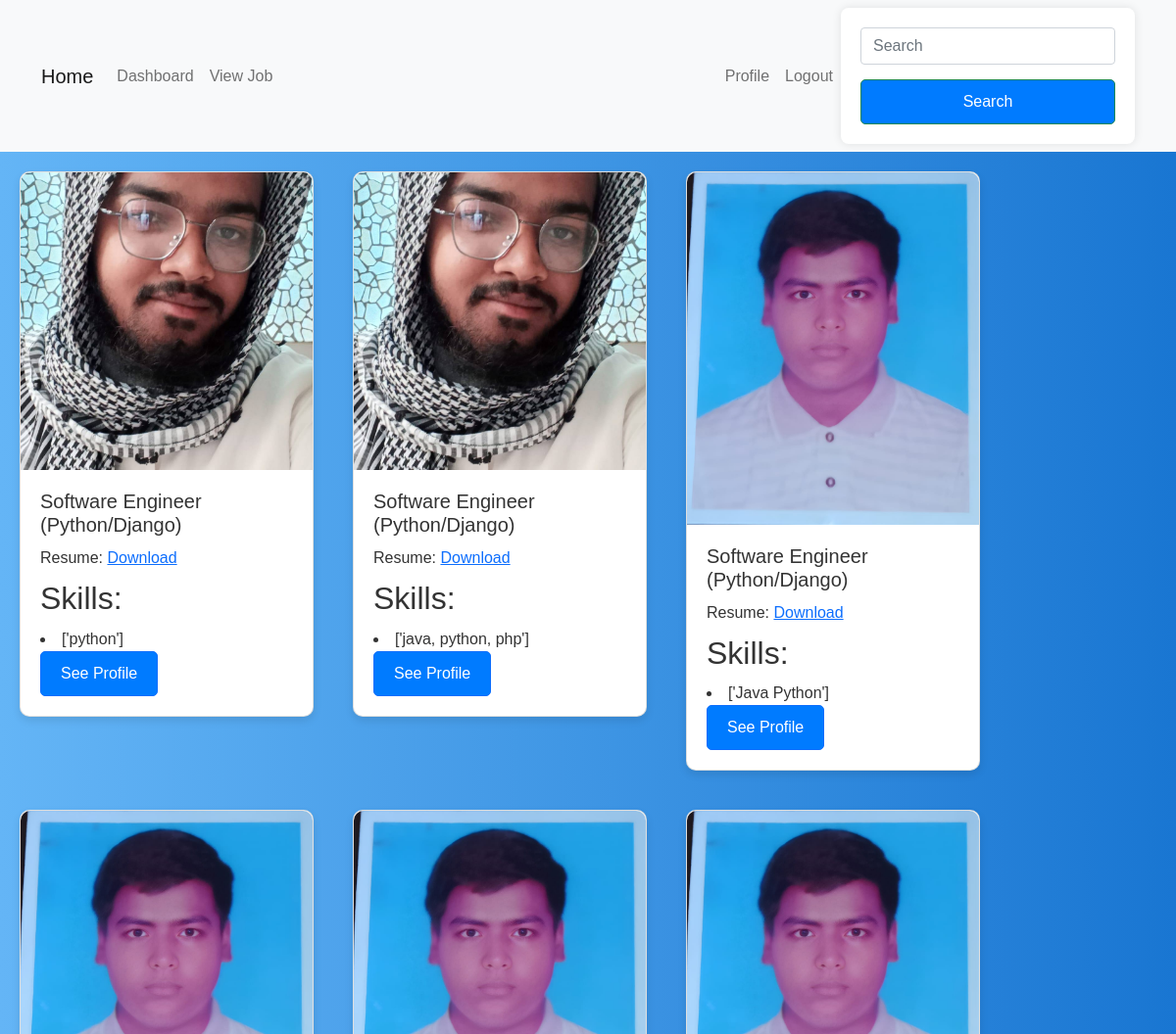
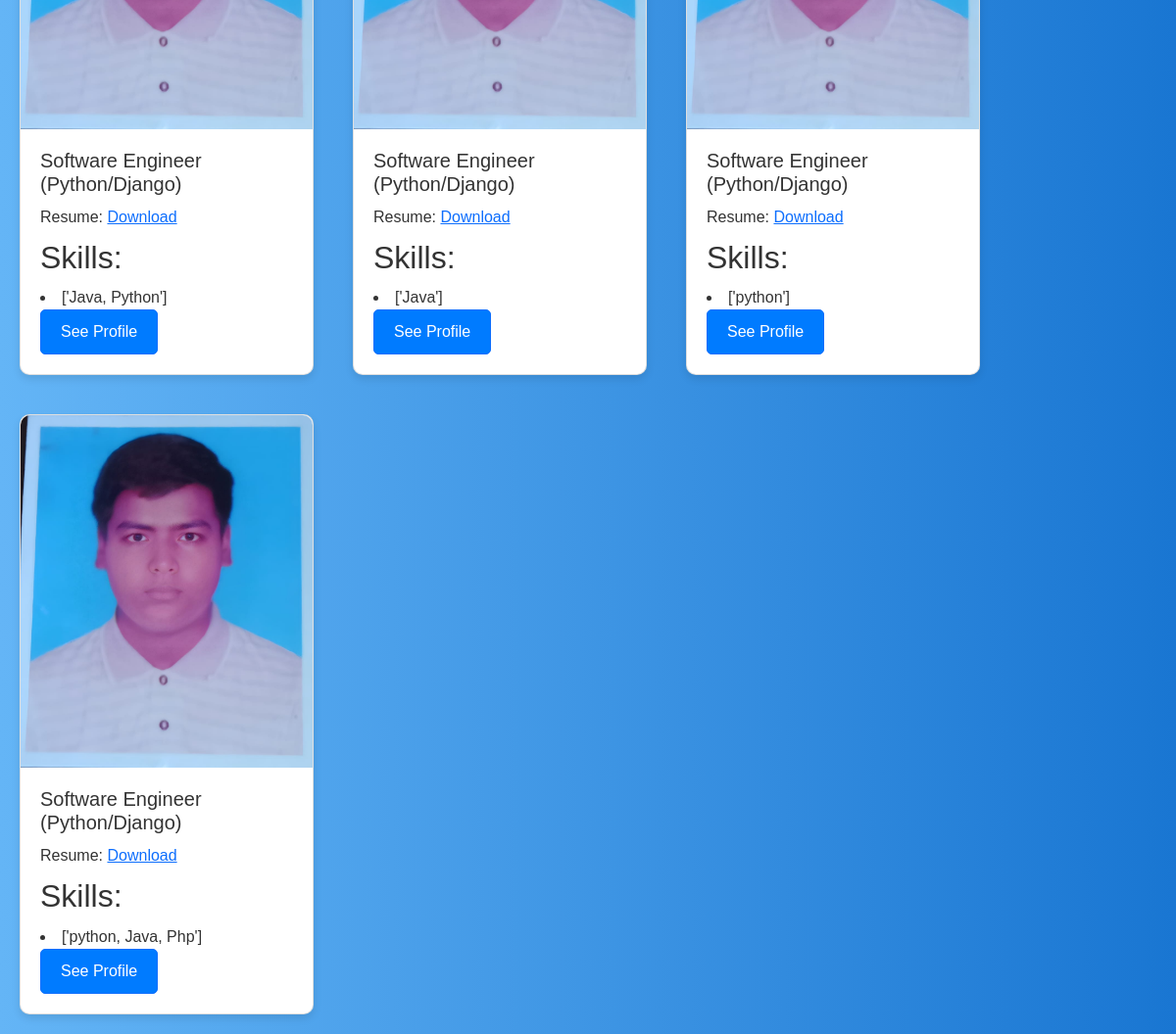
The page /Applicants_view_page/10 on the database its author committed (2 pictures, top to bottom).
### myapp/models.py (models this page shows, shortened)
class job_apply_model(models.Model):
    job= models.ForeignKey(addjob_Model, on_delete=models.CASCADE, null=True)
    applicant=models.ForeignKey(Custom_User, on_delete=models.CASCADE, null=True)
    email=models.EmailField(unique=False)
    phone=models.CharField(max_length=11, null=True)
    profile_pic=models.ImageField(upload_to='media/profile_pic', null=True)
    skills=models.CharField(max_length=100, null=True)
    present_address=models.CharField(max_length=100, null=True)
    permanent_address=models.CharField(max_length=100, null=True)
    GENDER_CHOICES = [
        ('MALE', 'Male'),
        ('FEMALE', 'Female'),
        ('OTHER', 'Other'),
    ]
    gender = models.CharField(max_length=50,choices=GENDER_CHOICES,)
    portfolio_link = models.URLField(blank=True, null=True, help_text="Portfolio Link")
    previous_job = models.CharField(max_length=255, blank=True, null=True, help_text="Previous Job")
    job_experience = models.CharField(max_length=255, blank=True, null=True, help_text="Job Experience")
    signature = models.ImageField(upload_to='signatures/', blank=True, null=True, help_text="Upload Signature (PNG, JPG, JPEG)")
    cover_letter = models.TextField(blank=True, null=True, help_text="Cover Letter")
    expected_salary = models.DecimalField(max_digits=10, decimal_places=2, blank=True, null=True, help_text="Expected Salary")
    apply_resume=models.FileField(upload_to='media/apply_resume', null=True)

class Custom_User(AbstractUser):
    USER=[
        ('recruiter','Recruiter'),('jobseeker','Jobseeker')
    ]
    fname=models.CharField(max_length=100, null=True)
    lname=models.CharField(max_length=100, null=True)
    fullname=models.CharField(max_length=100)
    email=models.EmailField(unique=True)
    password=models.CharField(max_length=100)
    confirm_password=models.CharField(max_length=100)
    user_type=models.CharField(choices=USER, max_length=120)
    profile_pic=models.ImageField(upload_to='media/profile_pic', null=True)
    phone=models.CharField(max_length=11, null=True)

class addjob_Model(models.Model):
    Job_title=models.CharField(max_length=100, null=True)
    Company=models.CharField(max_length=100, null= True)
    Location=models.CharField(max_length=100, null= True)
    Description=models.TextField(max_length=100, null=True)
    create_at = models.DateTimeField(auto_now_add=True, null=True)
    update_at=models.DateTimeField(auto_now=True, null=True)
    job_creator = models.ForeignKey(Custom_User, on_delete=models.CASCADE, null=True)

### myapp/views.py (the view)
# urls.py: path('Applicants_view_page/<str:id>',Applicants_view_page, name='Applicants_view_page'),
def Applicants_view_page(request, id):
    myjob=get_object_or_404(addjob_Model, id=id)
    job=job_apply_model.objects.filter(job=myjob)
    context={
        'myjob':myjob,
        'job':job,
    }
    return render(request, 'Recruiter/Applicants_view_page.html', context )

### template/Recruiter/Applicants_view_page.html
{% extends "dashboard.html" %}
{% block content %}
{% for i in job %}
<div class="card">
    <img src="/{{ i.applicant.profile_pic }}" class="card-img-top" alt="Applicant Photo">
    <div class="card-body">
        <h5 class="card-title">{{ i.job.Job_title }}</h5>
        <p class="card-text">Resume: <a href="{{ i.apply_resume.url }}" target="_blank" >Download</a></p>
        <h2>Skills:</h2>
            <li>{{ i.skills }}</li>
        <a href="{% url 'see_profile' i.id %}" class="btn btn-primary">See Profile</a>
    </div>
</div>
{% endfor %}
{% endblock content %}

### template/dashboard.html (shortened to what this page needs)
<!DOCTYPE html>
<html lang="en">
<head>
    <link href="https://cdn.jsdelivr.net/npm/bootstrap@5.0.2/dist/css/bootstrap.min.css" rel="stylesheet">
</head>
<body>
    {% include "navmenu.html" %}
    {% block content %}
    {% endblock content %}
</body>
</html>

### template/navmenu.html (shortened to what this page needs)
  {% block content %}
  <nav class="navbar navbar-expand-lg navbar-light bg-light">
    <div class="container">
      <a class="navbar-brand" href="{% url 'home' %}">Home</a>
      <div class="collapse navbar-collapse" id="navbarSupportedContent">
        <ul class="navbar-nav me-auto">
          <li class="nav-item">
            <a class="nav-link" href="{% url 'dashboard' %}">Dashboard</a>
          </li>
          <li class="nav-item">
            <a class="nav-link" href="{% url 'viewjobpage' %}">View Job</a>
          </li>
        </ul>
        <ul class="navbar-nav ml-auto">
          <li class="nav-item">
            <a class="nav-link" href="{% url 'profilepage' %}">Profile</a>
          </li>
          <li class="nav-item">
            <a class="nav-link" href="{% url 'logoutpage' %}">Logout</a>
          </li>
        </ul>
        <form method="get" action="{% url 'searchpage' %}" class="form-inline">
          <input class="form-control mr-sm-2" type="search" placeholder="Search" name="search_query" aria-label="Search">
          <button class="btn btn-outline-success my-2 my-sm-0" type="submit">Search</button>
        </form>
      </div>
    </div>
  </nav>
  {% endblock %}

### template/dashboard.html (style rules this page uses)
form { background-color: #fff; padding: 20px; border-radius: 8px; box-shadow: 0 0 10px rgba(0, 0, 0, 0.1); width: 300px; text-align: center; }
h2 { color: #333; }
input, textarea { width: 100%; padding: 10px; margin-bottom: 15px; border: 1px solid #ccc; border-radius: 4px; box-sizing: border-box; }
button { background-color: #007bff; color: #fff; padding: 10px; border: none; border-radius: 4px; cursor: pointer; width: 100%; }
body { font-family: Arial, sans-serif; margin: 0; padding: 0; background: linear-gradient(to right, #64b5f6, #1976D2); color: #333; }
h1, h2, p { margin: 10px 0; }
.card { width: 300px; margin: 20px; border-radius: 10px; box-shadow: 0 4px 8px rgba(0, 0, 0, 0.1); float:left; }
.card-img-top { border-top-left-radius: 10px; border-top-right-radius: 10px; width: 100%; height: auto; }
.card-body { padding: 20px; }
.card-title { font-size: 1.25rem; margin-bottom: 10px; }
.card-text { margin-bottom: 10px; }
.btn { text-decoration: none; background-color: #007bff; color: #ffffff; padding: 10px 20px; border-radius: 5px; }

### rows shown on the page
job_apply_model: applicant.profile_pic (picture), job.Job_title "Software Engineer (Python/Django)", skills "['python']"
job_apply_model: applicant.profile_pic (picture), job.Job_title "Software Engineer (Python/Django)", skills "['java, python, php']"
job_apply_model: applicant.profile_pic (picture), job.Job_title "Software Engineer (Python/Django)", skills "['Java Python']"
job_apply_model: applicant.profile_pic (picture), job.Job_title "Software Engineer (Python/Django)", skills "['Java, Python']"
job_apply_model: applicant.profile_pic (picture), job.Job_title "Software Engineer (Python/Django)", skills "['Java']"
job_apply_model: applicant.profile_pic (picture), job.Job_title "Software Engineer (Python/Django)", skills "['python']"
job_apply_model: applicant.profile_pic (picture), job.Job_title "Software Engineer (Python/Django)", skills "['python, Java, Php']"
